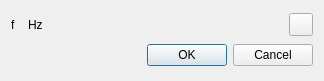
<?xml version="1.0" encoding="UTF-8"?>
<ui version="4.0">
 <class>ExternalClockDialog</class>
 <widget class="QDialog" name="ExternalClockDialog">
  <property name="geometry">
   <rect>
    <x>0</x>
    <y>0</y>
    <width>324</width>
    <height>81</height>
   </rect>
  </property>
  <property name="font">
   <font>
    <family>Liberation Sans</family>
    <pointsize>9</pointsize>
   </font>
  </property>
  <property name="windowTitle">
   <string>External Clock</string>
  </property>
  <layout class="QVBoxLayout" name="verticalLayout">
   <item>
    <layout class="QVBoxLayout" name="ExternalClockLayout">
     <item>
      <layout class="QHBoxLayout" name="DialogLayout">
       <item>
        <widget class="QLabel" name="externalClockFrequencyLabel">
         <property name="text">
          <string>f</string>
         </property>
        </widget>
       </item>
       <item>
        <widget class="ValueDialZ" name="externalClockFrequency" native="true">
         <property name="sizePolicy">
          <sizepolicy hsizetype="Maximum" vsizetype="Maximum">
           <horstretch>0</horstretch>
           <verstretch>0</verstretch>
          </sizepolicy>
         </property>
         <property name="maximumSize">
          <size>
           <width>32</width>
           <height>16</height>
          </size>
         </property>
         <property name="font">
          <font>
           <family>DejaVu Sans Mono</family>
           <pointsize>12</pointsize>
          </font>
         </property>
         <property name="cursor">
          <cursorShape>PointingHandCursor</cursorShape>
         </property>
         <property name="focusPolicy">
          <enum>Qt::StrongFocus</enum>
         </property>
         <property name="toolTip">
          <string>External clock frequency (Hz)</string>
         </property>
        </widget>
       </item>
       <item>
        <widget class="QLabel" name="externalClockFrequencyUnits">
         <property name="text">
          <string>Hz</string>
         </property>
        </widget>
       </item>
       <item>
        <spacer name="horizontalSpacer">
         <property name="orientation">
          <enum>Qt::Horizontal</enum>
         </property>
         <property name="sizeHint" stdset="0">
          <size>
           <width>40</width>
           <height>20</height>
          </size>
         </property>
        </spacer>
       </item>
       <item>
        <widget class="ButtonSwitch" name="externalClockFrequencyActive">
         <property name="toolTip">
          <string>Enable or disable external clock</string>
         </property>
         <property name="text">
          <string/>
         </property>
         <property name="icon">
          <iconset resource="../resources/res.qrc">
           <normaloff>:/checkmark.png</normaloff>:/checkmark.png</iconset>
         </property>
        </widget>
       </item>
      </layout>
     </item>
    </layout>
   </item>
   <item>
    <widget class="QDialogButtonBox" name="terminateBox">
     <property name="orientation">
      <enum>Qt::Horizontal</enum>
     </property>
     <property name="standardButtons">
      <set>QDialogButtonBox::Cancel|QDialogButtonBox::Ok</set>
     </property>
    </widget>
   </item>
  </layout>
 </widget>
 <customwidgets>
  <customwidget>
   <class>ValueDialZ</class>
   <extends>QWidget</extends>
   <header>gui/valuedialz.h</header>
   <container>1</container>
  </customwidget>
  <customwidget>
   <class>ButtonSwitch</class>
   <extends>QToolButton</extends>
   <header>gui/buttonswitch.h</header>
  </customwidget>
 </customwidgets>
 <tabstops>
  <tabstop>terminateBox</tabstop>
 </tabstops>
 <resources>
  <include location="../resources/res.qrc"/>
 </resources>
 <connections>
  <connection>
   <sender>terminateBox</sender>
   <signal>accepted()</signal>
   <receiver>ExternalClockDialog</receiver>
   <slot>accept()</slot>
   <hints>
    <hint type="sourcelabel">
     <x>257</x>
     <y>194</y>
    </hint>
    <hint type="destinationlabel">
     <x>157</x>
     <y>203</y>
    </hint>
   </hints>
  </connection>
  <connection>
   <sender>terminateBox</sender>
   <signal>rejected()</signal>
   <receiver>ExternalClockDialog</receiver>
   <slot>reject()</slot>
   <hints>
    <hint type="sourcelabel">
     <x>314</x>
     <y>194</y>
    </hint>
    <hint type="destinationlabel">
     <x>286</x>
     <y>203</y>
    </hint>
   </hints>
  </connection>
 </connections>
</ui>
